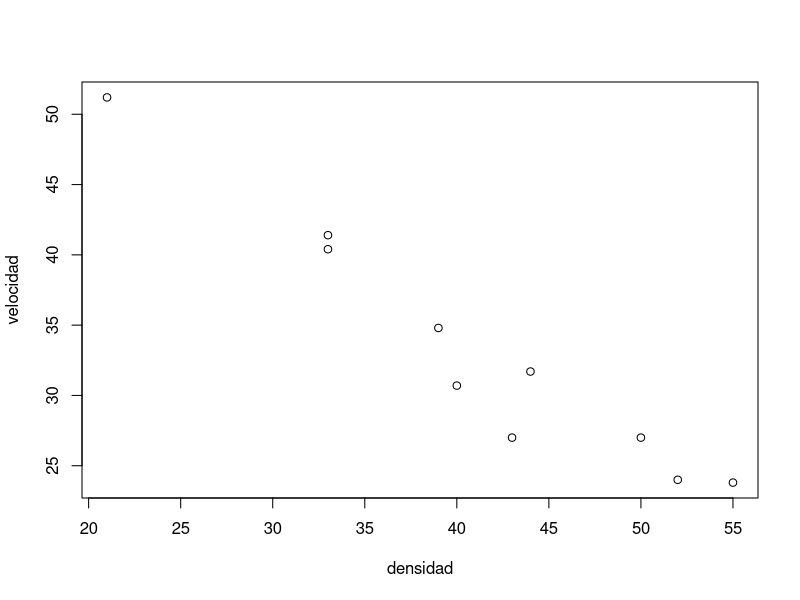
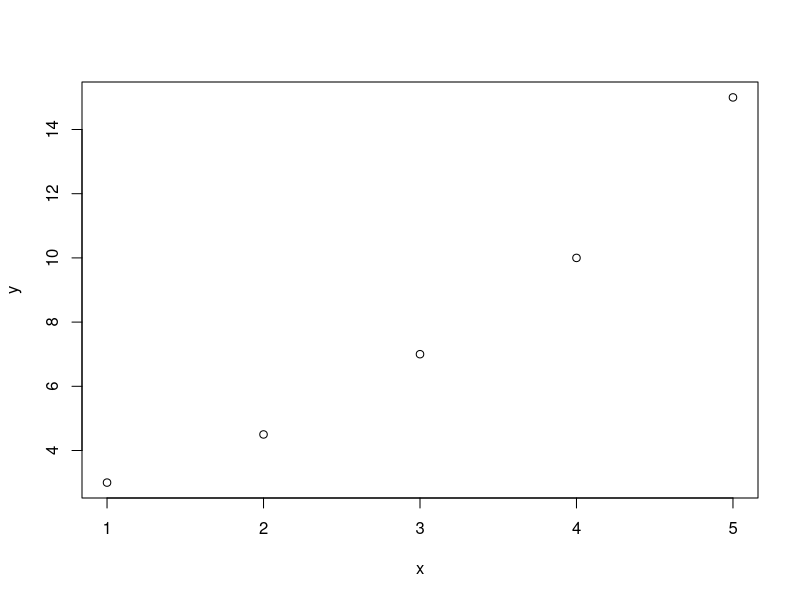

The R script that drew these images, in order:
# 1


# Ejercicio 4
densidad <- c(43,55,40,52,39,33,50,33,44,21)
velocidad <- c(27,23.8,30.7,24,34.8,41.4,27,40.4,31.7,51.2)
df <- data.frame(densidad, velocidad)

plot(densidad, velocidad)

cov <- mean(densidad * velocidad) - mean(densidad) * mean(velocidad)
dX <- sqrt(mean(densidad^2) - mean(densidad)^2)
dY <- sqrt(mean(velocidad^2) - mean(velocidad)^2)

r <- cov/(dX*dY)

# Ejercicio 8
x <- c(1,2,3,4,5)
y <- c(3,4.5,7,10,15)
plot(x,y)
mod1 <- lm(y ~ x)
coef1 <- mod1$coefficients
z <- log(y)
mod2 <- lm(z ~ x)
coef2 <- exp(mod2$coefficients)
summary(mod2)$r.squared

yp1 <- predict.lm(mod1)
yp2 <- exp(predict.lm(mod2))

MSE1 <- mean((y-yp1)^2)
MSE2 <- mean((y-yp2)^2)

varY <- mean(y^2)-mean(y)^2

R21 <- 1 - MSE1/varY
R22 <- 1- MSE2/varY
